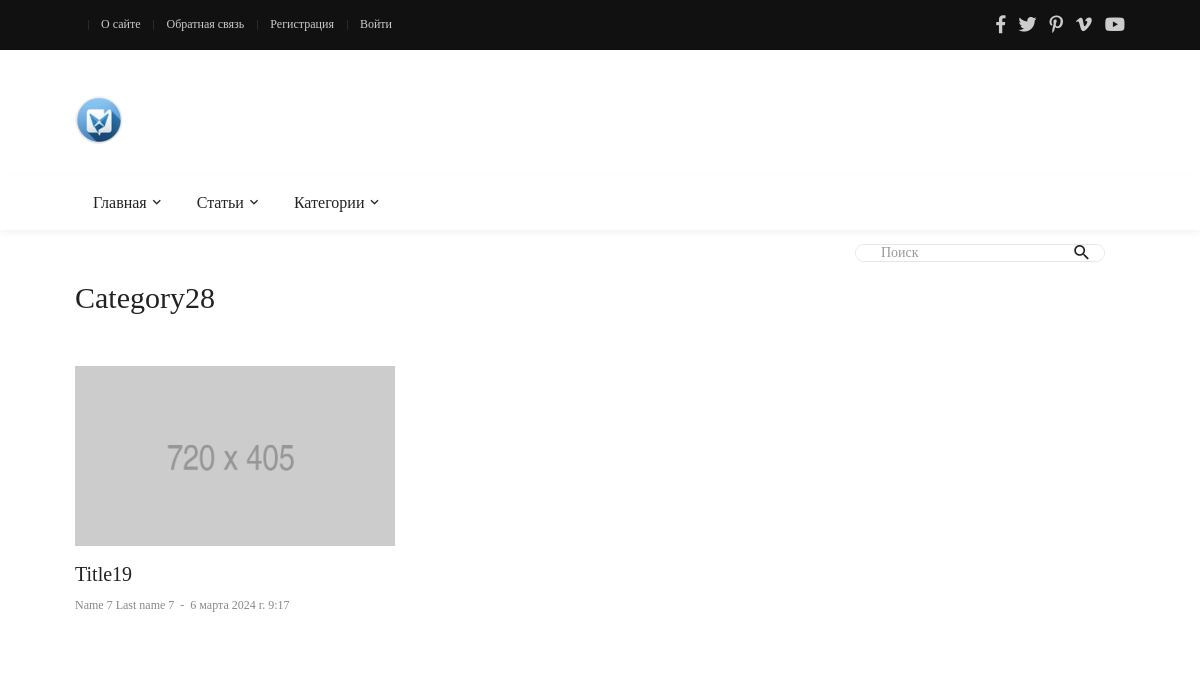
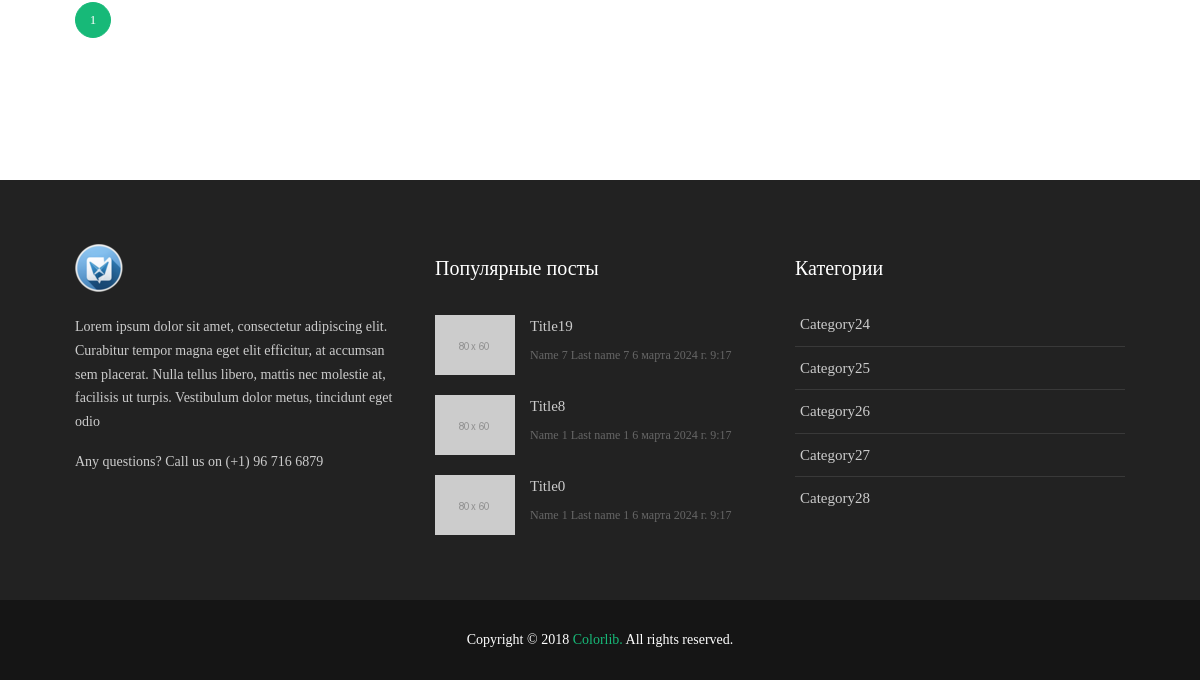
/categories/28/, run on an earlier commit of the app's database (2 pictures, top to bottom).
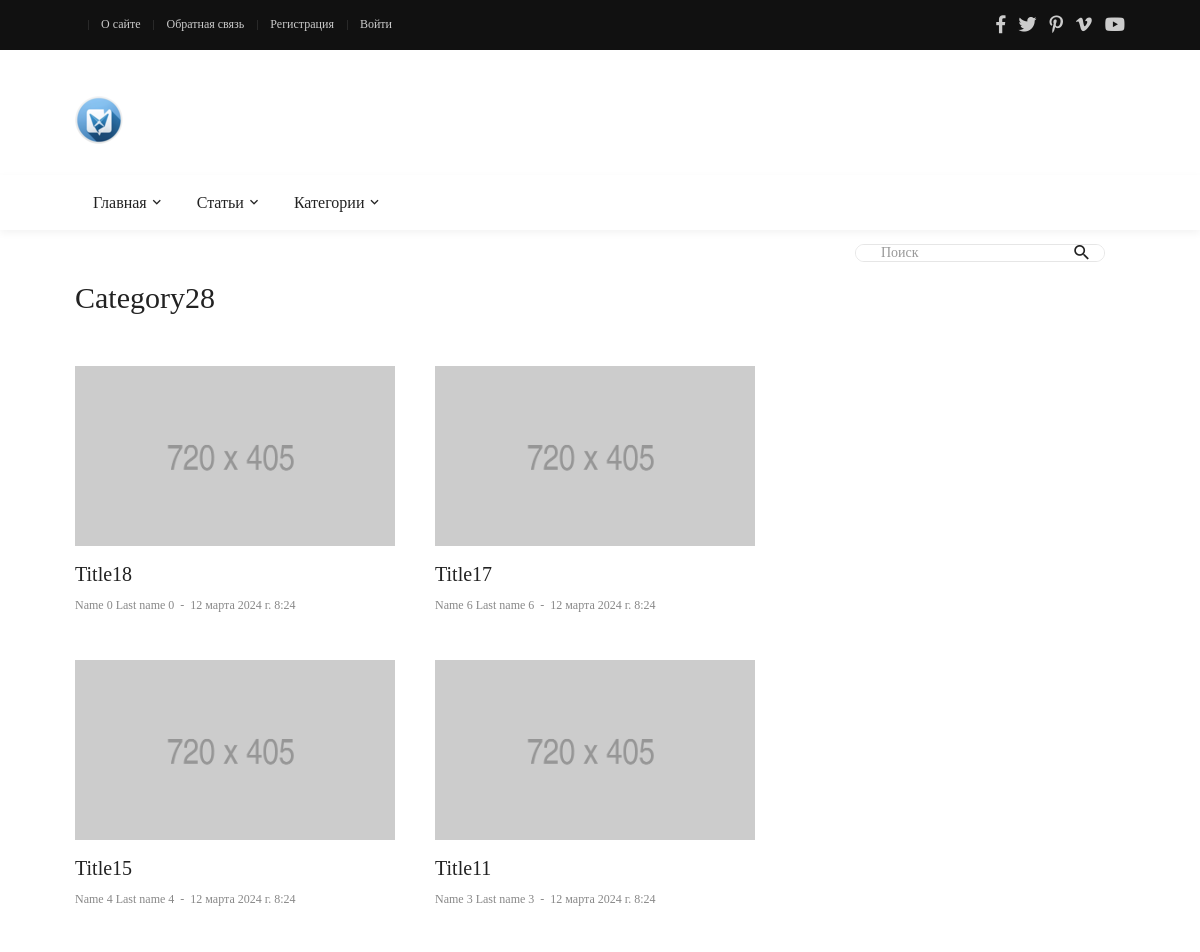
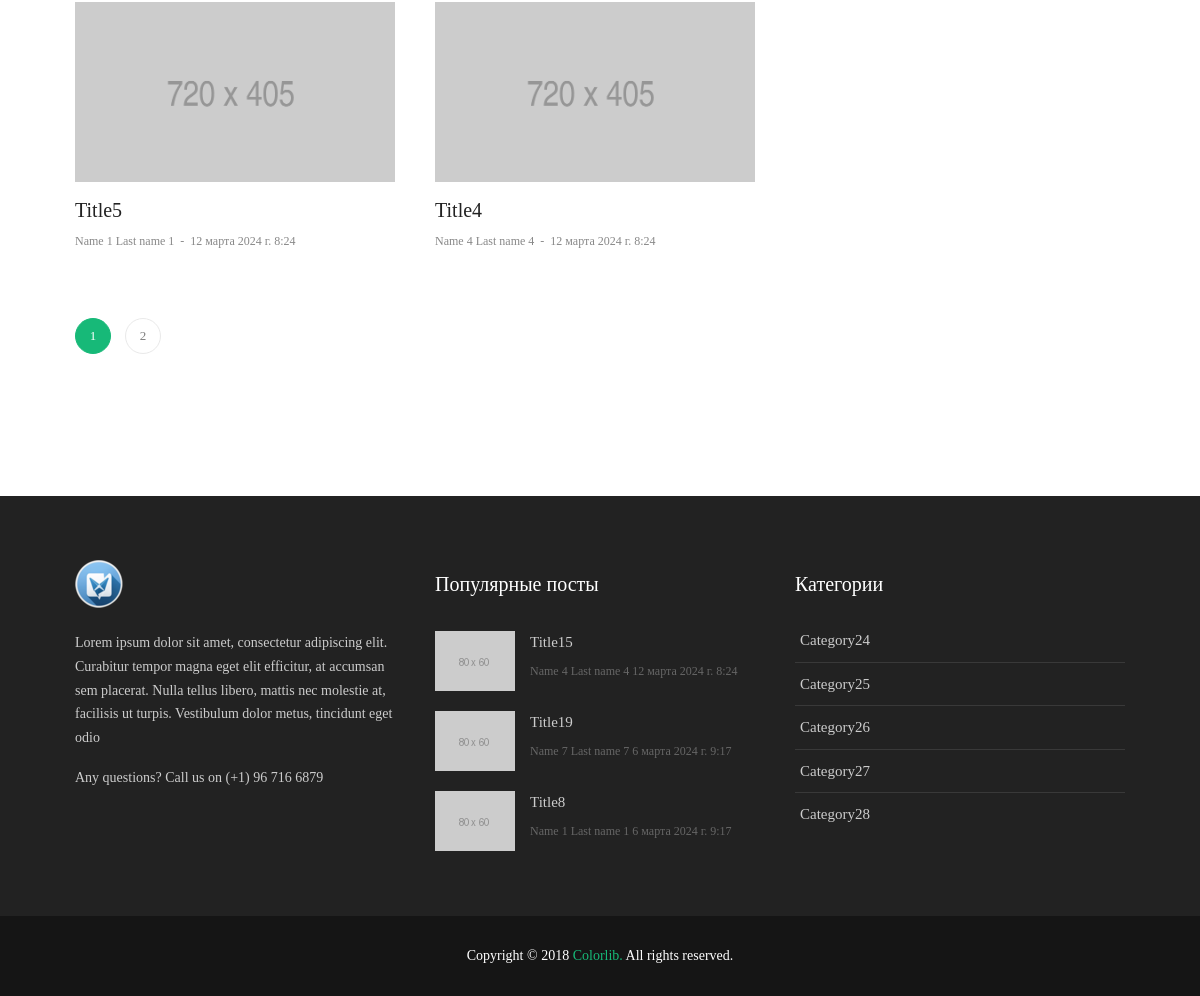
And on a later commit of the database (2 pictures, top to bottom).
### blog/models.py (models this page shows, shortened)
class Category(models.Model):
    title = models.CharField(max_length=100, verbose_name='Название')
    class Meta:
        ordering = ['title']
        verbose_name = 'Категория'
        verbose_name_plural = 'Категории'
    @property
    def url_name(self):
        return "home"

class Article(models.Model):
    title = models.CharField(max_length=25, verbose_name='Заголовок')
    description = models.TextField(max_length=70, verbose_name='Описание', null=True, blank=True, default='')
    content = models.TextField(verbose_name='Содержание', null=True, blank=True)
    author = models.ForeignKey(Author, on_delete=models.CASCADE, verbose_name='Автор')
    category = models.ForeignKey(Category, on_delete=models.SET_NULL, verbose_name='Категория', null=True)
    views = models.IntegerField(default=0, verbose_name='Просмотры')
    is_published = models.BooleanField(default=False, verbose_name='Опубликовано')
    date_published = models.DateTimeField(auto_now_add=True, verbose_name='Дата публикации')
    change_date = models.DateTimeField(auto_now=True, verbose_name='Дата изменения')
    image = models.FileField(upload_to='images/', verbose_name='Превью', null=True, blank=True)
    fields = ['title', 'content', 'category', 'views']
    class Meta:
        ordering = ['-change_date']
        verbose_name = 'Статья'
        verbose_name_plural = 'Статьи'
    @admin.display(description="Автор")
    def author_full_name(self):
        return self.author.full_name
    @staticmethod
    def get_published_posts():
        return Article.objects.filter(is_published=True).all()

class Author(models.Model):
    first_name = models.CharField(max_length=100, verbose_name='Имя')
    last_name = models.CharField(max_length=100, verbose_name='Фамилия')
    email = models.EmailField(verbose_name='Почта')
    bio = models.TextField(verbose_name='Биография', null=True, blank=True)
    birth_date = models.DateField(verbose_name='День рождения', null=True, blank=True)
    reg_date = models.DateTimeField(auto_now_add=True, verbose_name='Дата регистрации')
    change_date = models.DateTimeField(auto_now=True, verbose_name='Дата изменения')
    fields = ['first_name', 'last_name', 'email', 'bio', 'birth_date']
    @property
    def full_name(self):
        return f'{self.first_name} {self.last_name}'
    """CRUD функции"""
    class Meta:
        ordering = ['-change_date']
        verbose_name = 'Автор'
        verbose_name_plural = 'Авторы'

### blog/views.py (the view)
# urls.py: path("categories/<int:category_id>/", views.show_category, name='category'),
def show_category(request, category_id):
    context = get_context()
    category = get_object_or_404(models.Category, id=category_id)
    context['title'] = category.title
    posts = models.Article.get_published_posts().filter(category=category)
    paginator = Paginator(posts, 6)
    page_number = request.GET.get('page') or 1
    page_obj = paginator.get_page(page_number)
    context['page_obj'] = page_obj
    context['page'] = int(page_number)
    return render(request, 'blog/category-01.html', context)

### blog/views.py (called while the page is built)
def get_context():
    categories = models.Category.objects.all()
    pop_articles = models.Article.get_published_posts().order_by('-views')[:5]
    return {
        'menu': menu,
        'cats': categories,
        'top_menu': top_menu,
        'pop_posts': pop_articles,
        'search_form': forms.SearchForm
    }

### blog/templates/blog/category-01.html (shortened to what this page needs)
{% extends 'base.html' %}
{% load static %}
{% block content %}
<div class="container p-t-4 p-b-40">
    <h2 class="f1-l-1 cl2">
        {{ title }}
    </h2>
</div>
<section class="bg0 p-t-10 p-b-55">
    <div class="container">
        <div class="row justify-content-center">
            <div class="col-md-10 col-lg-8 p-b-80">
                <div class="row">
                    {% for p in page_obj%}
                    <div class="col-sm-6 p-r-25 p-r-15-sr991">
                        <div class="m-b-45">
                            <a href="blog-detail-01.html" class="wrap-pic-w hov1 trans-03">
                                <img src="{% static 'blog/images/entertaiment-06.jpg' %}" alt="IMG">
                            </a>
                            <div class="p-t-16">
                                <h5 class="p-b-5">
                                    <a href="blog-detail-01.html" class="f1-m-3 cl2 hov-cl10 trans-03">
                                        {{ p.title }}
                                    </a>
                                </h5>
                                <span class="cl8">
										<a href="#" class="f1-s-4 cl8 hov-cl10 trans-03">
											{{ p.author.full_name }}
										</a>
										<span class="f1-s-3 m-rl-3">
											-
										</span>
										<span class="f1-s-3">
											{{ p.date_published }}
										</span>
									</span>
                            </div>
                        </div>
                    </div>
                    {% endfor %}
                </div>
                {% include 'blog/includes/pagination.html' with
                page_obj=page_obj
                page=page %}
            </div>
            <div class="col-md-10 col-lg-4 p-b-80">
            </div>
        </div>
    </div>
</section>
{% endblock %}

### templates/base.html (shortened to what this page needs)
{% load static %}
{% load app_tags %}
<!DOCTYPE html>
<html lang="en">
<head>
    <link rel="stylesheet" type="text/css" href="{% static 'blog/vendor/bootstrap/css/bootstrap.min.css' %}">
    <link rel="stylesheet" type="text/css"
          href="{% static 'blog/fonts/fontawesome-5.0.8/css/fontawesome-all.min.css' %}">
    <link rel="stylesheet" type="text/css"
          href="{% static 'blog/fonts/iconic/css/material-design-iconic-font.min.css' %}">
    <link rel="stylesheet" type="text/css" href="{% static 'blog/vendor/animate/animate.css' %}">
    <link rel="stylesheet" type="text/css" href="{% static 'blog/vendor/css-hamburgers/hamburgers.min.css' %}">
    <link rel="stylesheet" type="text/css" href="{% static 'blog/vendor/animsition/css/animsition.min.css' %}">
    <link rel="stylesheet" type="text/css" href="{% static 'blog/css/util.min.css' %}">
    <link rel="stylesheet" type="text/css" href="{% static 'blog/css/main.css' %}">
</head>
<body class="animsition">
<header>
    <div class="container-menu-desktop">
        <div class="topbar">
            <div class="content-topbar container h-100">
                <div class="left-topbar">
                    {% include 'blog/includes/menu_a.html' with
                    menu=top_menu
                    a_class='left-topbar-item' %}
                </div>
                <div class="right-topbar">
                    <a href="#">
                        <span class="fab fa-facebook-f"></span>
                    </a>
                    <a href="#">
                        <span class="fab fa-twitter"></span>
                    </a>
                    <a href="#">
                        <span class="fab fa-pinterest-p"></span>
                    </a>
                    <a href="#">
                        <span class="fab fa-vimeo-v"></span>
                    </a>
                    <a href="#">
                        <span class="fab fa-youtube"></span>
                    </a>
                </div>
            </div>
        </div>
        <div class="wrap-logo container">
            <div class="logo">
                <a href="{% url 'home' %}"><img src="{% static 'blog/images/logo.ico' %}" alt="LOGO"></a>
            </div>
        </div>
        <div class="wrap-main-nav">
            <div class="main-nav">
                <nav class="menu-desktop">
                    <ul class="main-menu">
                        {% with li_class='mega-menu-item' menu=menu %}
                        {% include 'blog/includes/menu.html' %}
                        {% endwith %}
                        <li>
                            <a href="#">Категории</a>
                        </li>
                    </ul>
                </nav>
            </div>
        </div>
    </div>
</header>
<div class="container">
    <div class="headline bg0 flex-wr-sb-c p-rl-20 p-tb-8">
        <div class="pos-relative bo-1-rad-22 of-hidden bocl11 m-tb-6">
            <form action="{% url 'posts' %}">
                <input class="f1-s-1 cl6 plh9 s-full p-l-25 p-r-45" type="text" name="search" placeholder="Поиск">
                <button type="submit" class="flex-c-c size-a-1 ab-t-r fs-20 cl2 hov-cl10 trans-03">
                    <i class="zmdi zmdi-search"></i>
                </button>
            </form>
        </div>
    </div>
</div>
{% block content %}
{% endblock %}
<footer>
    <div class="bg2 p-t-40 p-b-25">
        <div class="container">
            <div class="row">
                <div class="col-lg-4 p-b-20">
                    <div class="size-h-3 flex-s-c">
                        <a href="{% url 'home' %}">
                            <img class="max-s-full" src="{% static 'blog/images/logo.ico' %}" alt="LOGO">
                        </a>
                    </div>
                    <div>
                        <p class="f1-s-1 cl11 p-b-16">
                            Lorem ipsum dolor sit amet, consectetur adipiscing elit. Curabitur tempor magna eget elit
                            efficitur, at accumsan sem placerat. Nulla tellus libero, mattis nec molestie at, facilisis
                            ut turpis. Vestibulum dolor metus, tincidunt eget odio
                        </p>
                        <p class="f1-s-1 cl11 p-b-16">
                            Any questions? Call us on (+1) 96 716 6879
                        </p>
                    </div>
                </div>
                <div class="col-sm-6 col-lg-4 p-b-20">
                    <div class="size-h-3 flex-s-c">
                        <h5 class="f1-m-7 cl0">
                            Популярные посты
                        </h5>
                    </div>
                    <ul>
                        {% for p in pop_posts|slice:":3" %}
                        <li class="flex-wr-sb-s p-b-20">
                            <a href="{% url 'post' p.id %}" class="size-w-4 wrap-pic-w hov1 trans-03">
                                <img src="{% static 'blog/images/popular-post-01.jpg' %}" alt="IMG">
                            </a>
                            <div class="size-w-5">
                                <h6 class="p-b-5">
                                    <a href="{% url 'post' p.id %}" class="f1-s-5 cl11 hov-cl10 trans-03">
                                        {{ p.title }}
                                    </a>
                                </h6>
                                <span class="f1-s-3 cl6">
										{{ p.author_full_name }}
									</span>
                                <span class="f1-s-3 cl6">
										{{ p.date_published }}
									</span>
                            </div>
                        </li>
                        {% endfor %}
                    </ul>
                </div>
                <div class="col-sm-6 col-lg-4 p-b-20">
                    <div class="size-h-3 flex-s-c">
                        <h5 class="f1-m-7 cl0">
                            Категории
                        </h5>
                    </div>
                    <ul class="m-t--12">
                        {% include 'blog/includes/menu.html' with
                        li_class='how-bor1 p-rl-5 p-tb-10'
                        a_class='f1-s-5 cl11 hov-cl10 trans-03 p-tb-8'
                        menu=cats %}
                    </ul>
                </div>
            </div>
        </div>
    </div>
    <div class="bg11">
        <div class="container size-h-4 flex-c-c p-tb-15">
				<span class="f1-s-1 cl0 txt-center">
					Copyright © 2018
					<a href="#" class="f1-s-1 cl10 hov-link1">Colorlib.</a>
					All rights reserved.
				</span>
        </div>
    </div>
</footer>
</body>
</html>

### blog/templates/blog/includes/menu_a.html
{% for m in menu %}
<a class="{{ a_class }}" href="{% url m.url_name %}">{{ m.title }} </a>
{% endfor %}

### blog/templates/blog/includes/menu.html (shortened to what this page needs)
{% for m in menu %}
<li class="{{ li_class }}">
    <a class="{{ a_class }}" href="{% url m.url_name %}">{{ m.title }} </a>
</li>
{% endfor %}

### blog/templates/blog/includes/pagination.html
<div class="flex-wr-s-c m-rl--7 p-t-15">
    {% for n in page_obj.paginator.page_range %}
    {% if n == page %}
    <a href="?page={{ n }}&search={{ search }}" class="flex-c-c pagi-item hov-btn1 trans-03 m-all-7 pagi-active">{{ n }}</a>
    {% else %}
    <a href="?page={{ n }}&search={{ search }}" class="flex-c-c pagi-item hov-btn1 trans-03 m-all-7"> {{ n }}</a>
    {% endif %}
    {% endfor %}
</div>

What changed in the data, as far as the page shows it:
no longer on this page (row unchanged): Article: title "Title0", author_full_name "Name 1 Last name 1", date_published "6 марта 2024 г. 9:17", shown under "Популярные посты"
no longer on one of the page's lists (row unchanged): Article: title "Title19", author.full_name "Name 7 Last name 7", date_published "6 марта 2024 г. 9:17"
added Article: title "Title18", author.full_name "Name 0 Last name 0", date_published "12 марта 2024 г. 8:24", shown under "Category28"
added Article: title "Title17", author.full_name "Name 6 Last name 6", date_published "12 марта 2024 г. 8:24", shown under "Category28"
added Article: title "Title15", author.full_name "Name 4 Last name 4", date_published "12 марта 2024 г. 8:24", author_full_name "Name 4 Last name 4"
added Article: title "Title11", author.full_name "Name 3 Last name 3", date_published "12 марта 2024 г. 8:24", shown under "Category28"
added Article: title "Title5", author.full_name "Name 1 Last name 1", date_published "12 марта 2024 г. 8:24", shown under "Category28"
added Article: title "Title4", author.full_name "Name 4 Last name 4", date_published "12 марта 2024 г. 8:24", shown under "Category28"
Also different on the page:
new list line: "2"
